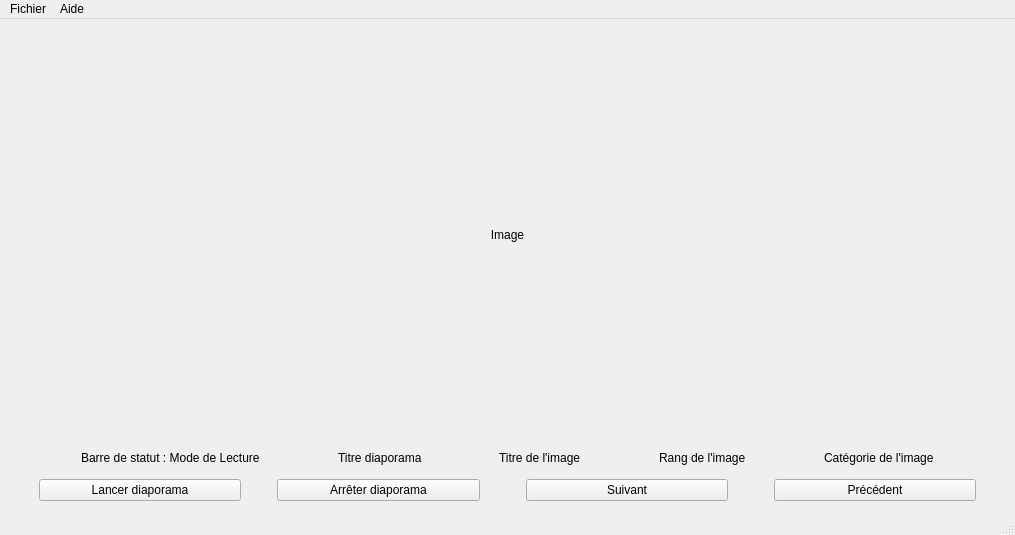
<?xml version="1.0" encoding="UTF-8"?>
<ui version="4.0">
 <class>LecteurVue</class>
 <widget class="QMainWindow" name="LecteurVue">
  <property name="geometry">
   <rect>
    <x>0</x>
    <y>0</y>
    <width>1015</width>
    <height>535</height>
   </rect>
  </property>
  <property name="windowTitle">
   <string>LecteurVue</string>
  </property>
  <widget class="QWidget" name="centralwidget">
   <layout class="QVBoxLayout" name="verticalLayout_3">
    <item>
     <layout class="QVBoxLayout" name="verticalLayout_2">
      <item>
       <spacer name="verticalSpacer_6">
        <property name="orientation">
         <enum>Qt::Vertical</enum>
        </property>
        <property name="sizeHint" stdset="0">
         <size>
          <width>20</width>
          <height>40</height>
         </size>
        </property>
       </spacer>
      </item>
      <item>
       <layout class="QVBoxLayout" name="verticalLayout">
        <item>
         <spacer name="verticalSpacer_4">
          <property name="orientation">
           <enum>Qt::Vertical</enum>
          </property>
          <property name="sizeType">
           <enum>QSizePolicy::Preferred</enum>
          </property>
          <property name="sizeHint" stdset="0">
           <size>
            <width>20</width>
            <height>40</height>
           </size>
          </property>
         </spacer>
        </item>
        <item>
         <widget class="QLabel" name="labelImage">
          <property name="text">
           <string>Image</string>
          </property>
          <property name="alignment">
           <set>Qt::AlignCenter</set>
          </property>
         </widget>
        </item>
        <item>
         <spacer name="verticalSpacer_2">
          <property name="orientation">
           <enum>Qt::Vertical</enum>
          </property>
          <property name="sizeType">
           <enum>QSizePolicy::Preferred</enum>
          </property>
          <property name="sizeHint" stdset="0">
           <size>
            <width>20</width>
            <height>40</height>
           </size>
          </property>
         </spacer>
        </item>
       </layout>
      </item>
      <item>
       <spacer name="verticalSpacer_5">
        <property name="orientation">
         <enum>Qt::Vertical</enum>
        </property>
        <property name="sizeHint" stdset="0">
         <size>
          <width>20</width>
          <height>40</height>
         </size>
        </property>
       </spacer>
      </item>
      <item>
       <layout class="QHBoxLayout" name="horizontalLayout_2">
        <item>
         <spacer name="horizontalSpacer_6">
          <property name="orientation">
           <enum>Qt::Horizontal</enum>
          </property>
          <property name="sizeHint" stdset="0">
           <size>
            <width>40</width>
            <height>20</height>
           </size>
          </property>
         </spacer>
        </item>
        <item>
         <widget class="QLabel" name="labelModeLect">
          <property name="text">
           <string>Barre de statut : Mode de Lecture</string>
          </property>
         </widget>
        </item>
        <item>
         <spacer name="horizontalSpacer_8">
          <property name="orientation">
           <enum>Qt::Horizontal</enum>
          </property>
          <property name="sizeHint" stdset="0">
           <size>
            <width>40</width>
            <height>20</height>
           </size>
          </property>
         </spacer>
        </item>
        <item>
         <widget class="QLabel" name="labelTitreDiapo">
          <property name="text">
           <string>Titre diaporama</string>
          </property>
         </widget>
        </item>
        <item>
         <spacer name="horizontalSpacer_7">
          <property name="orientation">
           <enum>Qt::Horizontal</enum>
          </property>
          <property name="sizeHint" stdset="0">
           <size>
            <width>40</width>
            <height>20</height>
           </size>
          </property>
         </spacer>
        </item>
        <item>
         <widget class="QLabel" name="labelTitreImg">
          <property name="text">
           <string>Titre de l'image</string>
          </property>
         </widget>
        </item>
        <item>
         <spacer name="horizontalSpacer_9">
          <property name="orientation">
           <enum>Qt::Horizontal</enum>
          </property>
          <property name="sizeHint" stdset="0">
           <size>
            <width>40</width>
            <height>20</height>
           </size>
          </property>
         </spacer>
        </item>
        <item>
         <widget class="QLabel" name="labelRangImg">
          <property name="text">
           <string>Rang de l'image</string>
          </property>
         </widget>
        </item>
        <item>
         <spacer name="horizontalSpacer_10">
          <property name="orientation">
           <enum>Qt::Horizontal</enum>
          </property>
          <property name="sizeHint" stdset="0">
           <size>
            <width>40</width>
            <height>20</height>
           </size>
          </property>
         </spacer>
        </item>
        <item>
         <widget class="QLabel" name="labelCatImg">
          <property name="text">
           <string>Catégorie de l'image</string>
          </property>
         </widget>
        </item>
        <item>
         <spacer name="horizontalSpacer_11">
          <property name="orientation">
           <enum>Qt::Horizontal</enum>
          </property>
          <property name="sizeHint" stdset="0">
           <size>
            <width>40</width>
            <height>20</height>
           </size>
          </property>
         </spacer>
        </item>
       </layout>
      </item>
      <item>
       <spacer name="verticalSpacer">
        <property name="orientation">
         <enum>Qt::Vertical</enum>
        </property>
        <property name="sizeType">
         <enum>QSizePolicy::Fixed</enum>
        </property>
        <property name="sizeHint" stdset="0">
         <size>
          <width>20</width>
          <height>5</height>
         </size>
        </property>
       </spacer>
      </item>
      <item>
       <layout class="QHBoxLayout" name="horizontalLayout">
        <item>
         <spacer name="horizontalSpacer_4">
          <property name="orientation">
           <enum>Qt::Horizontal</enum>
          </property>
          <property name="sizeType">
           <enum>QSizePolicy::Minimum</enum>
          </property>
          <property name="sizeHint" stdset="0">
           <size>
            <width>30</width>
            <height>20</height>
           </size>
          </property>
         </spacer>
        </item>
        <item>
         <widget class="QPushButton" name="btnLancerDiapo">
          <property name="text">
           <string>Lancer diaporama</string>
          </property>
         </widget>
        </item>
        <item>
         <spacer name="horizontalSpacer">
          <property name="orientation">
           <enum>Qt::Horizontal</enum>
          </property>
          <property name="sizeType">
           <enum>QSizePolicy::Minimum</enum>
          </property>
          <property name="sizeHint" stdset="0">
           <size>
            <width>30</width>
            <height>20</height>
           </size>
          </property>
         </spacer>
        </item>
        <item>
         <widget class="QPushButton" name="btnArreterDiapo">
          <property name="text">
           <string>Arrêter diaporama</string>
          </property>
         </widget>
        </item>
        <item>
         <spacer name="horizontalSpacer_2">
          <property name="orientation">
           <enum>Qt::Horizontal</enum>
          </property>
          <property name="sizeType">
           <enum>QSizePolicy::Minimum</enum>
          </property>
          <property name="sizeHint" stdset="0">
           <size>
            <width>40</width>
            <height>20</height>
           </size>
          </property>
         </spacer>
        </item>
        <item>
         <widget class="QPushButton" name="btnSuivant">
          <property name="text">
           <string>Suivant</string>
          </property>
         </widget>
        </item>
        <item>
         <spacer name="horizontalSpacer_3">
          <property name="orientation">
           <enum>Qt::Horizontal</enum>
          </property>
          <property name="sizeType">
           <enum>QSizePolicy::Minimum</enum>
          </property>
          <property name="sizeHint" stdset="0">
           <size>
            <width>40</width>
            <height>20</height>
           </size>
          </property>
         </spacer>
        </item>
        <item>
         <widget class="QPushButton" name="btnPrecedent">
          <property name="text">
           <string>Précédent</string>
          </property>
         </widget>
        </item>
        <item>
         <spacer name="horizontalSpacer_5">
          <property name="orientation">
           <enum>Qt::Horizontal</enum>
          </property>
          <property name="sizeType">
           <enum>QSizePolicy::Minimum</enum>
          </property>
          <property name="sizeHint" stdset="0">
           <size>
            <width>30</width>
            <height>20</height>
           </size>
          </property>
         </spacer>
        </item>
       </layout>
      </item>
      <item>
       <spacer name="verticalSpacer_3">
        <property name="orientation">
         <enum>Qt::Vertical</enum>
        </property>
        <property name="sizeType">
         <enum>QSizePolicy::Maximum</enum>
        </property>
        <property name="sizeHint" stdset="0">
         <size>
          <width>20</width>
          <height>3</height>
         </size>
        </property>
       </spacer>
      </item>
     </layout>
    </item>
   </layout>
  </widget>
  <widget class="QMenuBar" name="menubar">
   <property name="geometry">
    <rect>
     <x>0</x>
     <y>0</y>
     <width>1015</width>
     <height>22</height>
    </rect>
   </property>
   <widget class="QMenu" name="menuFichiers">
    <property name="title">
     <string>Fichier</string>
    </property>
    <widget class="QMenu" name="menuParam_trer">
     <property name="title">
      <string>Paramétrer</string>
     </property>
     <addaction name="actionVitesse"/>
     <addaction name="actionChargerDiapo"/>
     <addaction name="actionEnleverDiapo"/>
    </widget>
    <addaction name="menuParam_trer"/>
    <addaction name="actionFiltre"/>
    <addaction name="actionQuitter"/>
   </widget>
   <widget class="QMenu" name="menuAide">
    <property name="title">
     <string>Aide</string>
    </property>
    <addaction name="actionAProposDe"/>
   </widget>
   <addaction name="menuFichiers"/>
   <addaction name="menuAide"/>
  </widget>
  <widget class="QStatusBar" name="statusbar"/>
  <action name="actionFiltre">
   <property name="text">
    <string>Filtre</string>
   </property>
  </action>
  <action name="actionQuitter">
   <property name="text">
    <string>Quitter</string>
   </property>
  </action>
  <action name="actionAProposDe">
   <property name="text">
    <string>A propos de ...</string>
   </property>
  </action>
  <action name="actionVitesse">
   <property name="text">
    <string>Vitesse de défilement</string>
   </property>
  </action>
  <action name="actionChargerDiapo">
   <property name="text">
    <string>Charger diaporama</string>
   </property>
  </action>
  <action name="actionEnleverDiapo">
   <property name="text">
    <string>Enlever diaporama</string>
   </property>
  </action>
 </widget>
 <resources/>
 <connections/>
</ui>
